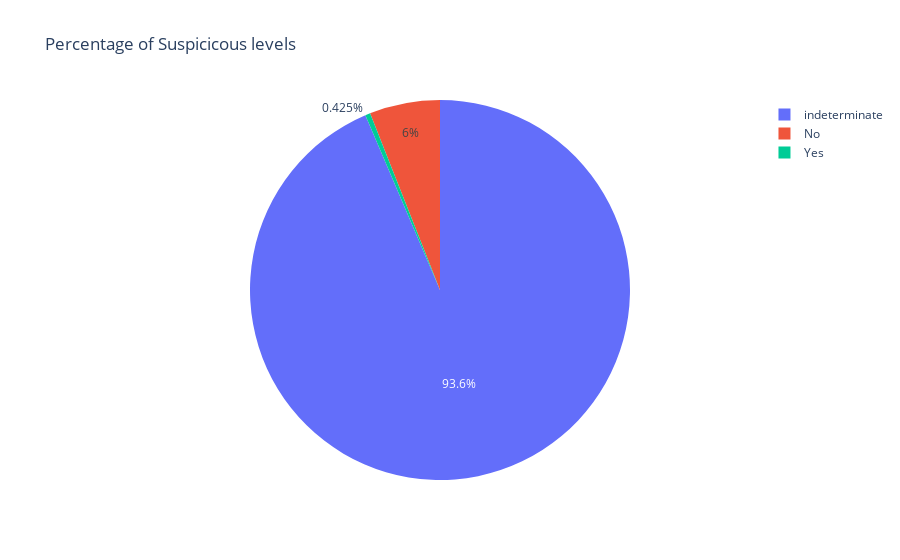

The notebook cell this image was saved under:
### Markdown cell above
### Distribution of Target Column

### Code cell
d_temp=data.Suspicious.value_counts()
trace = go.Pie(values=d_temp,labels=d_temp.index)

layout = go.Layout(title = 'Percentage of Suspicicous levels')
data1 = [trace]
fig = go.Figure(data= data1,layout=layout)
iplot(fig)

### Figure 1 — Plotly figure (JSON) as saved in the notebook; plotly's stock layout.template omitted (floating-point values rounded to 4 significant figures)
{"data": [{"labels": ["indeterminate", "No", "Yes"], "type": "pie", "values": [39846, 2555, 181]}], "layout": {"title": {"text": "Percentage of Suspicicous levels"}}}
